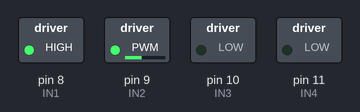
A sketch run on a simulated Arduino Uno, built with avr-gcc and run on an emulated ATmega328P. On the bench: switched loads named in the sketch (green lamp = pin HIGH). What the sketch prints to the serial monitor is not drawn.

Above: at 0.05 s.
At 2.8 s:
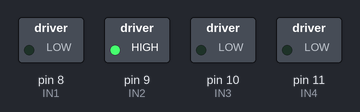
At 5.6 s:
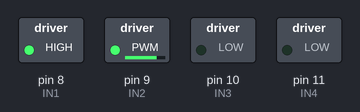
At 11.15 s:
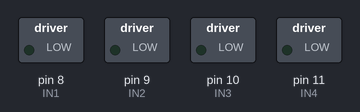
Timing chart, 0 to 14.6 s (numbered marks = the images above):
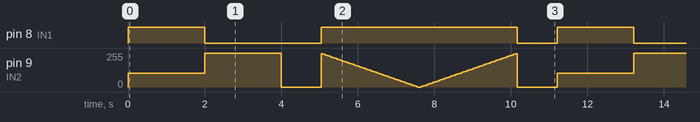

Measured:
- by itself, pin 8 (IN1): repeats every 11.2 s: LOW 3.1 s, HIGH 5.1 s, LOW 1.1 s, HIGH 2.0 s
- by itself, pin 9 (IN2): moves between 0/255 and 255/255, repeating every 11.2 s

The sketch:

L298N____.ino
```cpp
/*
 * 实验名称：L298N 直流电机控制
 * 实验目的：学习使用 L298N 驱动模块控制直流电机
 *
 * 硬件连接：
 *   L298N 模块：
 *     IN1 → D8
 *     IN2 → D9（PWM）
 *     IN3 → D10（PWM）
 *     IN4 → D11
 *     ENA → D9（PWM，控制电机A速度）
 *     ENB → D10（PWM，控制电机B速度）
 *     VCC → 外部电源（6~12V）
 *     GND → 外部电源GND + Arduino GND
 *     5V  → Arduino 5V（可选，为Arduino供电）
 *
 * ⚠️ 必须使用外部电源驱动电机！
 *
 * 知识点：
 *   - H桥电路原理
 *   - PWM 调速
 *   - 电机正反转控制
 */

// 电机A引脚
const int IN1 = 8;
const int IN2 = 9;   // PWM
const int ENA = 9;   // 与IN2共用（简化接线）

// 电机B引脚
const int IN3 = 10;  // PWM
const int IN4 = 11;
const int ENB = 10;  // 与IN3共用

void setup() {
  pinMode(IN1, OUTPUT);
  pinMode(IN2, OUTPUT);
  pinMode(IN3, OUTPUT);
  pinMode(IN4, OUTPUT);

  Serial.begin(9600);
  Serial.println("L298N 电机控制实验");
}

void loop() {
  // 电机A正转，速度 150
  Serial.println("电机A 正转 速度150");
  motorA(150, true);
  delay(2000);

  // 电机A反转，速度 200
  Serial.println("电机A 反转 速度200");
  motorA(200, false);
  delay(2000);

  // 停止
  Serial.println("停止");
  motorA(0, true);
  delay(1000);

  // 加速
  Serial.println("加速...");
  for (int speed = 0; speed <= 255; speed += 5) {
    motorA(speed, true);
    Serial.print("速度: ");
    Serial.println(speed);
    delay(50);
  }

  // 减速
  Serial.println("减速...");
  for (int speed = 255; speed >= 0; speed -= 5) {
    motorA(speed, true);
    delay(50);
  }

  delay(1000);
}

// 控制电机A
// speed: 0~255
// forward: true=正转, false=反转
void motorA(int speed, bool forward) {
  speed = constrain(speed, 0, 255);
  if (speed == 0) {
    // 刹车
    digitalWrite(IN1, LOW);
    digitalWrite(IN2, LOW);
  } else if (forward) {
    digitalWrite(IN1, HIGH);
    analogWrite(IN2, 255 - speed);  // IN2 为 PWM 引脚
  } else {
    analogWrite(IN1, 255 - speed);  // 注意：这里需要调整
    digitalWrite(IN2, HIGH);
  }
}

// 控制电机B
void motorB(int speed, bool forward) {
  speed = constrain(speed, 0, 255);
  if (speed == 0) {
    digitalWrite(IN3, LOW);
    digitalWrite(IN4, LOW);
  } else if (forward) {
    analogWrite(IN3, speed);
    digitalWrite(IN4, LOW);
  } else {
    digitalWrite(IN3, LOW);
    analogWrite(IN4, speed);
  }
}
```
